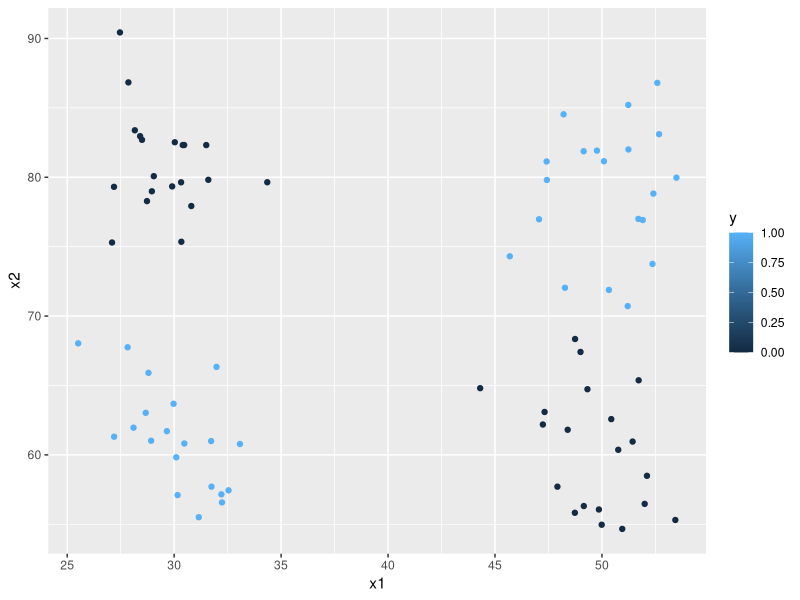
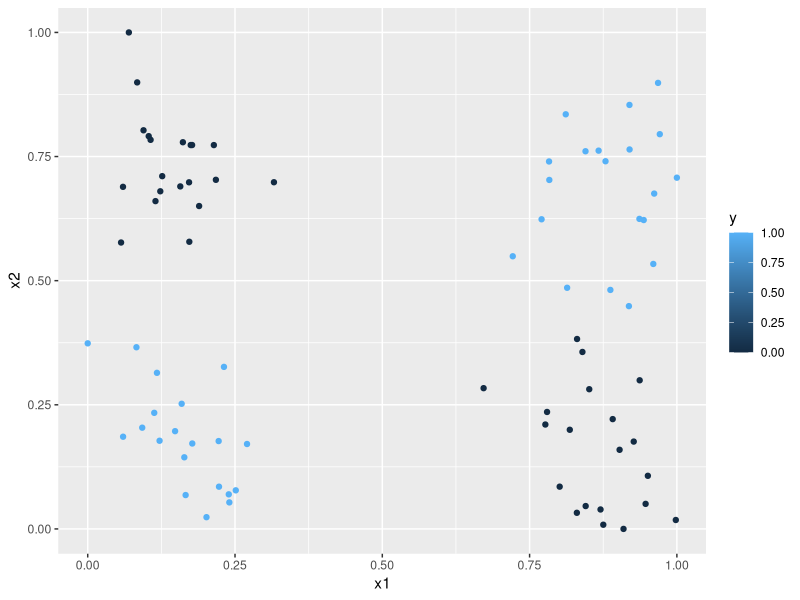
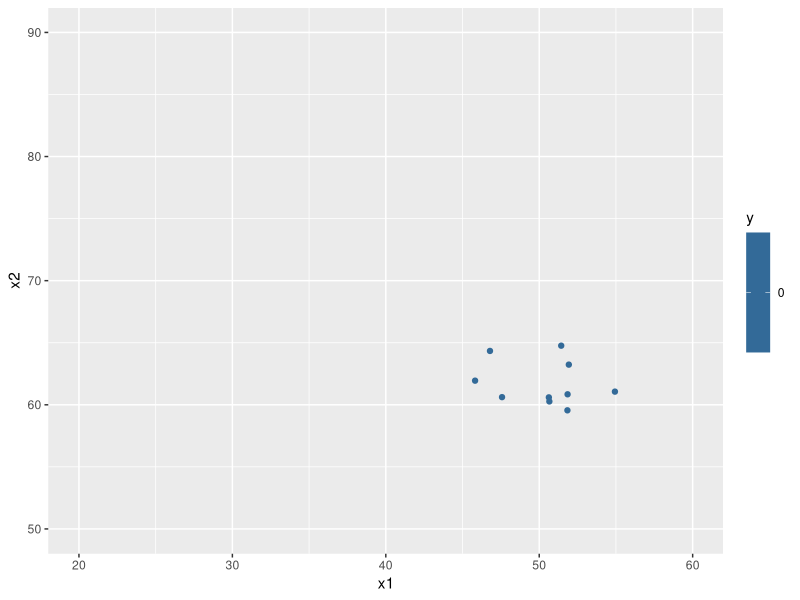
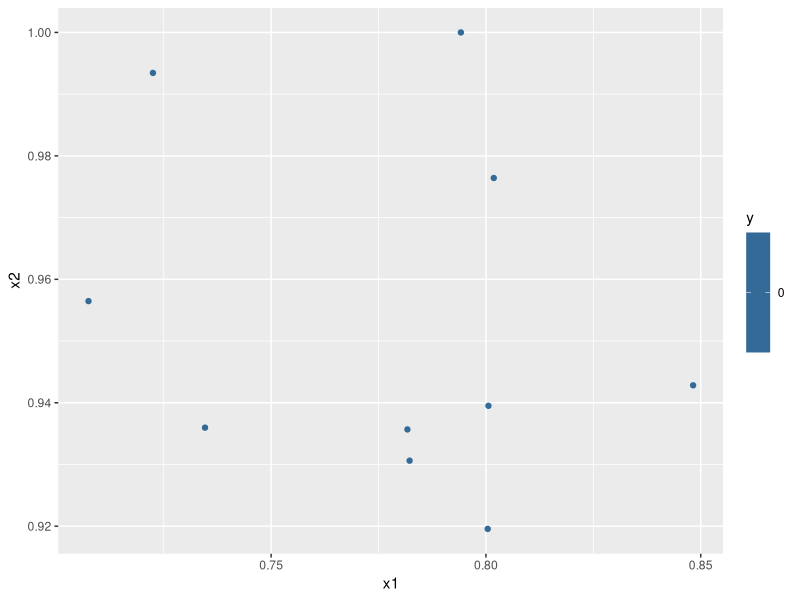
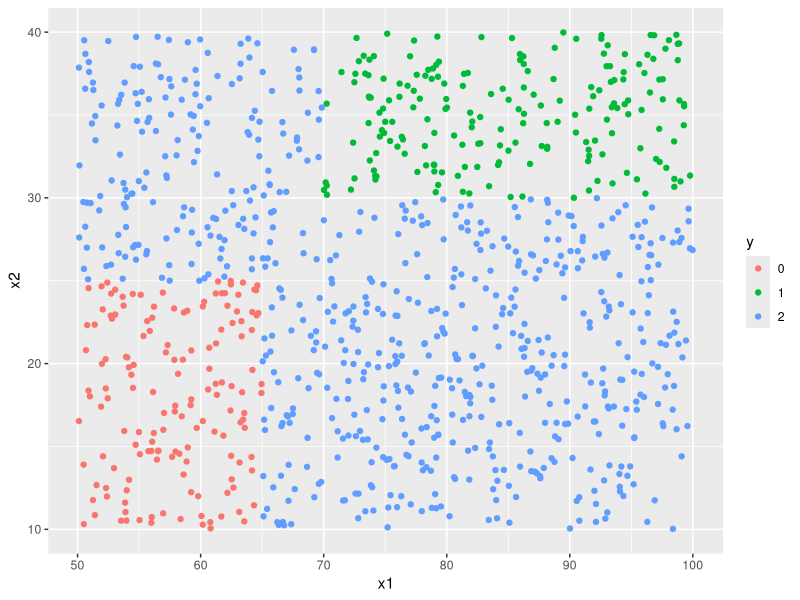

Recreate these plots in R, in order. (Note: this script raises an error after producing the figures.)
## ---- chunk 1
#simulate groups for KNN
library(tidyverse)
set.seed(1847)
#create data with 4 regions of features
#group1
y1 <- rep(0,20)
x11 <- rnorm(20,30,2)
x12 <- rnorm(20,80,4)  
#group2
y2 <- rep(1,20)
x21 <- rnorm(20,50,2)
x22 <- rnorm(20,80,4)
#group3
y3 <- rep(0,20)
x31 <- rnorm(20,50,2)
x32 <- rnorm(20,60,4)
#group4
y4 <- rep(1,20)
x41 <- rnorm(20,30,2)
x42 <- rnorm(20,60,4)
#combine the regions
y <- c(y1,y2,y3,y4)
x1 <- c(x11,x21,x31,x41)
x2 <- c(x12,x22,x32,x42)

#combine the variables
sim_dat <- as.data.frame(cbind(y,x1,x2))

## ---- chunk 2
ggplot(sim_dat) + geom_point(aes(x=x1,y=x2,color=y))
## ---- chunk 3
#rescale the data 
rescale_x <- function(x){(x-min(x))/(max(x)-min(x))}
new_sim_dat <- sim_dat
new_sim_dat$x1 <- rescale_x(sim_dat$x1)
new_sim_dat$x2 <- rescale_x(sim_dat$x2)
summary(new_sim_dat)

## ---- chunk 4
ggplot(new_sim_dat) + geom_point(aes(x=x1,y=x2,color=y))
## ---- chunk 5
#make a test set
test_x <- as.data.frame(cbind(y=rep(0,10),x1=rnorm(10,50,2),x2=rnorm(10,60,4)))
test_x_plot <- ggplot(test_x,aes(x=x1,y=x2, color=y))+geom_point()+coord_cartesian(xlim=c(20,60),ylim=c(50,90))
test_x_plot

## ---- chunk 6
new_test <- rescale_x(test_x)
new_test_x_plot <- ggplot(new_test,aes(x=x1,y=x2, color=y))+geom_point()
new_test_x_plot

## ---- chunk 7
library(class)
sim_knn <- knn(new_sim_dat[-1]
                    ,test=new_test[-1]
                    ,cl=new_sim_dat$y,k=3)
sim_knn

## ---- chunk 8
table(sim_knn,new_test$y)

## ---- chunk 9
#make a new rescale
rescale_xy <- function(x,y){(x-min(y))/(max(y)-min(y))}
new_test$x1 <- rescale_xy(test_x$x1,sim_dat$x1)
new_test$x2 <- rescale_xy(test_x$x2,sim_dat$x2)
sim_knn <- knn(new_sim_dat[-1]
               ,test=new_test[-1]
               ,cl=new_sim_dat$y,k=3)
summary(sim_knn)
sim_knn

## ---- chunk 10
set.seed(1847)
x1 <- runif(1000, 50, 100)
x2 <- runif(1000, 10, 40)
y <- as.factor(ifelse(x1 > 70 & x2 > 30, 1, ifelse(x1 < 65 & x2 < 25, 0, 2)))

dat <- cbind.data.frame(x1, x2, y)

ggplot(dat) + geom_point(aes(x = x1, y = x2, color = y))


## ---- chunk 11
set.seed(1947)

x1 <- runif(1000, 50, 100)
x2 <- runif(1000, 10, 40)
y <- as.factor(ifelse(x11 > 70 & x21 > 30, 1, ifelse(x11 < 65 && x21 < 25, 0, 2)))



dat_test <- cbind.data.frame('x1' = x11, 'x2' = x21, 'y' = y2)

mod <- knn(train = dat, test = dat_test, y, k=2)

table(y2, mod)
## ---- chunk 12
N <- 20
reclassify <- function(n){
  mods <- list()
  confs <- list()
  pcts <- list()
  for(i in 1:n){
    mod <- knn(train = dat, test = dat_test, y, k=i)
    conf <- table(y2, mod)
    pct <- (conf[1,1] + conf[2,2]) / sum(conf)
    mods[[i]] <- mod
    confs[[i]] <- list( 'confusion_matrix' = conf, 'accuracy' = pct )
  }
  return(list('mods' = mods, 'confs' = confs))
}

rec <- reclassify(N)
rec$confs
## ---- chunk 13
plot(1:N, sapply(rec$confs, '[[', 2))
